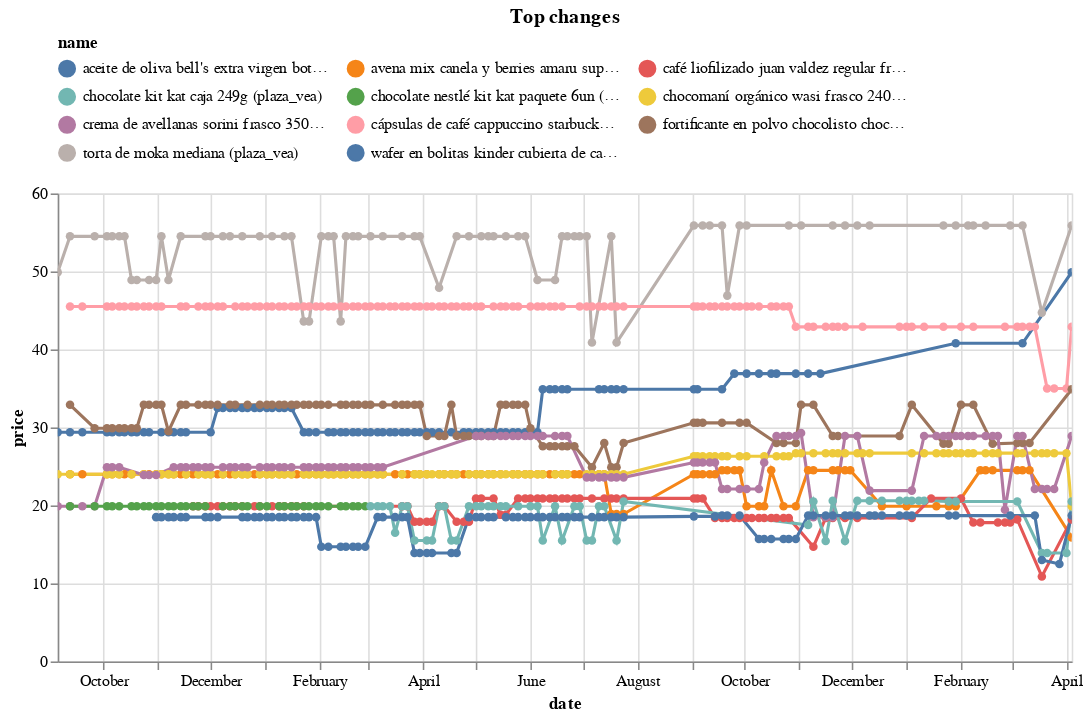

Source (notebook cell):
### Code cell
top_changes_abs.head(10).pipe(plot_changes, 'Top changes')

### Figure 1 — Vega-Lite specification as saved in the notebook (floating-point values rounded to 4 significant figures; data arrays with more than 128 entries replaced by an {"elided": "..."} marker saying what was removed)
{"config": {"view": {"continuousWidth": 300, "continuousHeight": 300}, "legend": {"columns": 3, "orient": "top"}}, "data": {"name": "data-f2a4d90b814859781dcfac73b795e752"}, "mark": {"type": "line", "point": true}, "encoding": {"color": {"field": "name", "scale": {"domain": ["aceite de oliva bell's extra virgen botella 1l (plaza_vea)", "avena mix canela y berries amaru superfood doypack 400g (plaza_vea)", "café liofilizado juan valdez regular frasco 50g (plaza_vea)", "chocolate kit kat caja 249g (plaza_vea)", "chocolate nestlé kit kat paquete 6un (plaza_vea)", "chocomaní orgánico wasi frasco 240g (plaza_vea)", "crema de avellanas sorini frasco 350g (plaza_vea)", "cápsulas de café cappuccino starbucks caja 12un (plaza_vea)", "fortificante en polvo chocolisto chocolate instantáneo frasco 1kg (plaza_vea)", "torta de moka mediana (plaza_vea)", "wafer en bolitas kinder cubierta de cacao paquete 40g (plaza_vea)"]}, "type": "nominal"}, "tooltip": [{"field": "name", "type": "nominal"}, {"field": "price", "type": "quantitative"}, {"field": "last_price", "type": "quantitative"}], "x": {"field": "date", "type": "temporal"}, "y": {"field": "price", "type": "quantitative"}}, "params": [{"name": "param_7", "select": {"type": "point", "fields": ["name"]}, "bind": "legend"}, {"name": "param_8", "select": {"type": "interval", "encodings": ["x", "y"]}, "bind": "scales"}], "title": "Top changes", "transform": [{"filter": {"param": "param_7"}}], "width": 650, "$schema": "https://vega.github.io/schema/vega-lite/v5.17.0.json", "datasets": {"data-f2a4d90b814859781dcfac73b795e752": {"elided": "990 records"}}}
